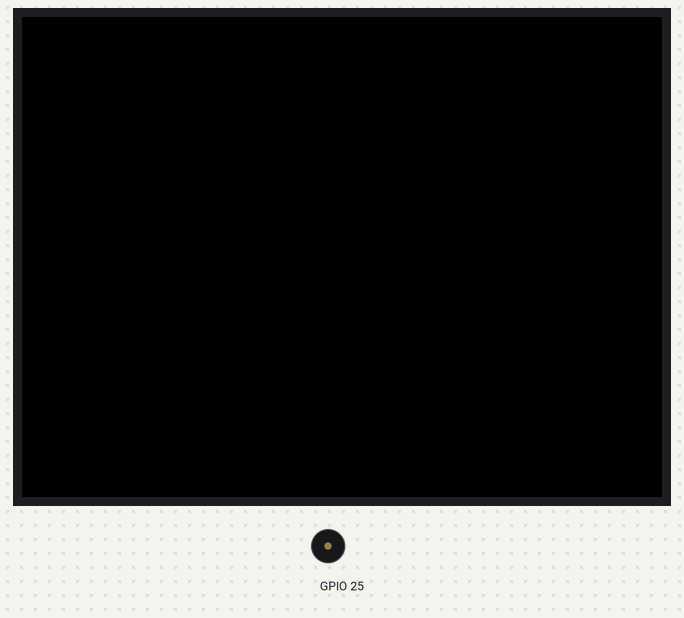
Bench run of a sketch on a simulated ESP32-S3. Parts: 320×240 colour display, buzzer (waves = sounding).

Above: at 2.0 s.
At 5.0 s:
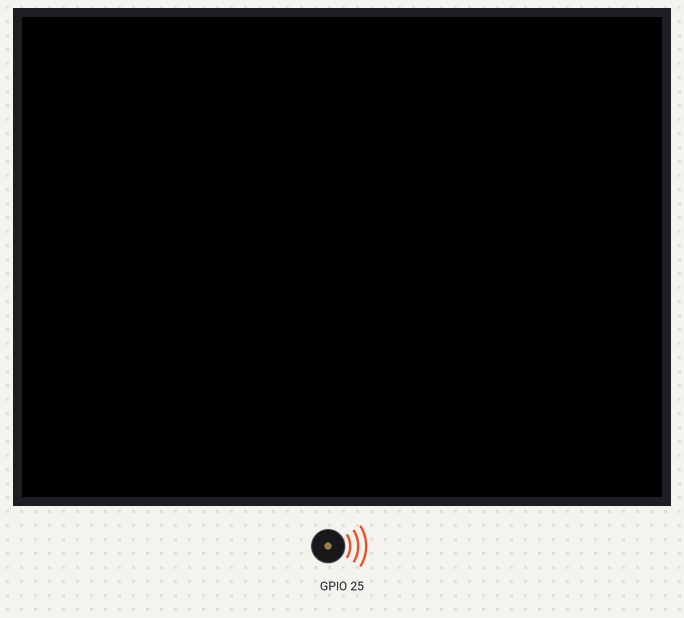
Timing chart, 0 to 9.3 s (numbered marks = the images above):
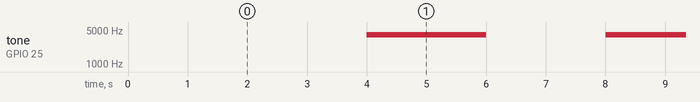

The sketch:

sound_test.ino
```cpp
#pragma once
#include <M5CoreS3.h>


void setup() {
  auto cfg = M5.config();
  CoreS3.begin(cfg);
  CoreS3.Power.begin();
  Serial.begin(9600);

  CoreS3.Speaker.setVolume(64);

}

void Main(bool soundFlag);

void loop() {
  unsigned long currentTime = millis();
  static unsigned long previousTime = 0;
  static bool soundFlag = 1;

  if(currentTime - previousTime >= 2000) {
    previousTime = currentTime;
    soundFlag = !soundFlag;
    Main(soundFlag);
  }

}

void Main(bool soundFlag) {
  if(soundFlag) {
    CoreS3.Speaker.tone(4000);
  }
  else {
    CoreS3.Speaker.stop();
  }
}
```

Measured:
- by itself, tone on GPIO 25: alternates 4000 Hz for 2.0 s and silent for 2.0 s
